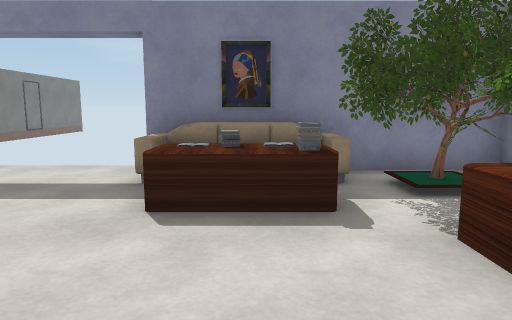
view 1 (above)

16 first-person views from a walk through a 3-D level made in the Unity game engine. The camera is 1.2 m above the floor, tilts 8° down and sees 70° across. The floor is counted in squares, 1 m on a side. Each view is taken from the middle of a square. On the plan, view 1 faces up. The plan holds only what a view shows up to about 15 squares ahead; the rest is blank. The place goes on beyond the plan. Some animated figures are not drawn. Some surface patterns are stand-ins.

view 2
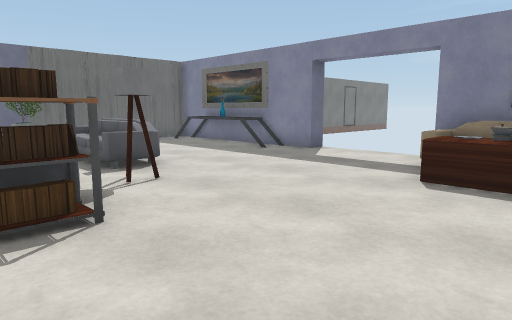

view 3
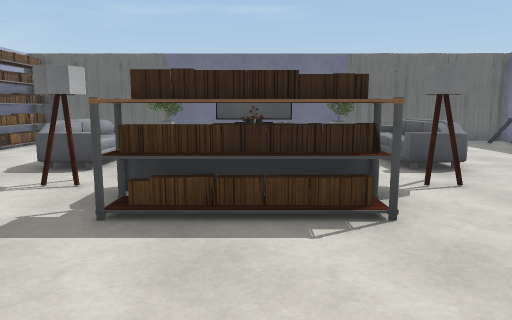

view 4
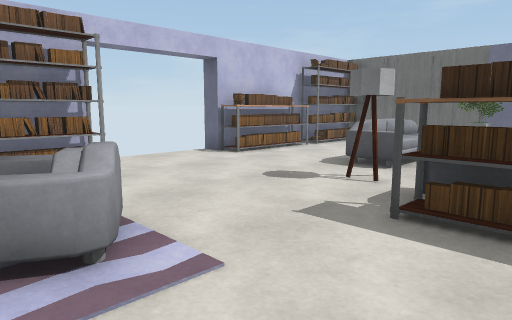

view 5
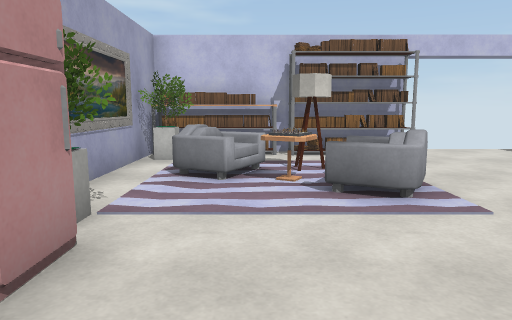

view 6
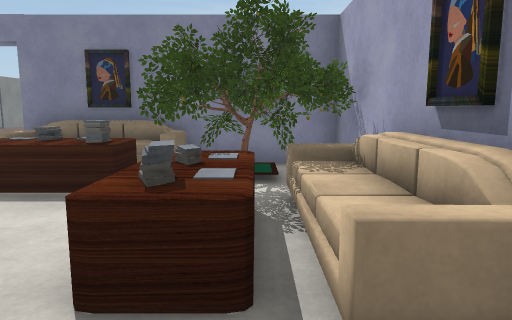

view 7
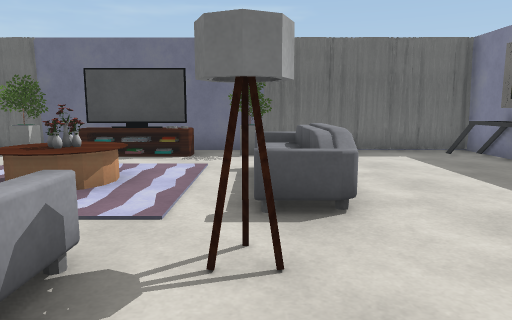

view 8
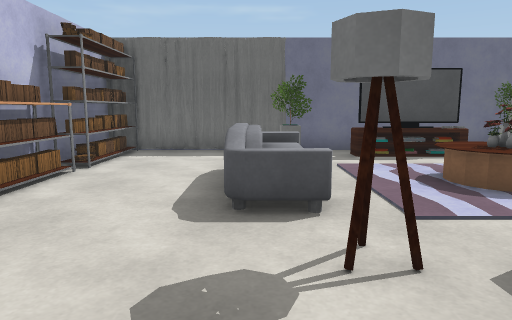

view 9
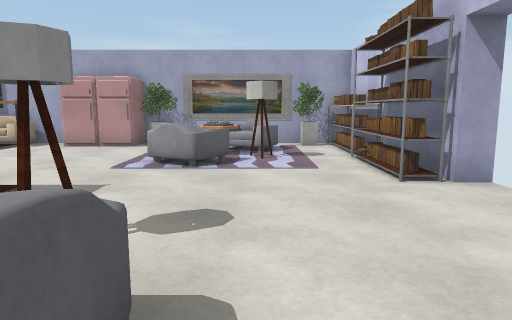

view 10
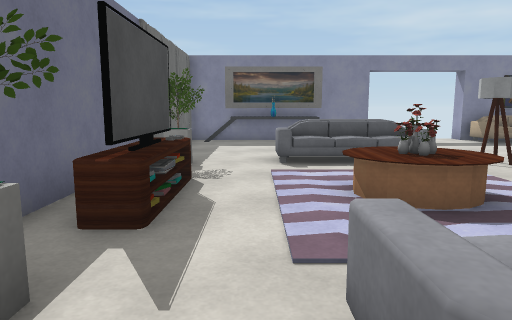

view 11
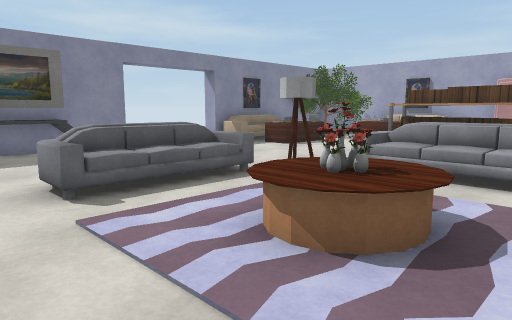

view 12
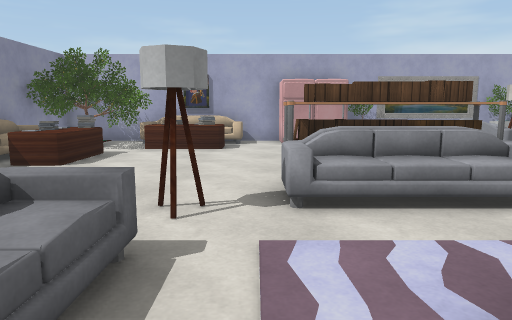

view 13
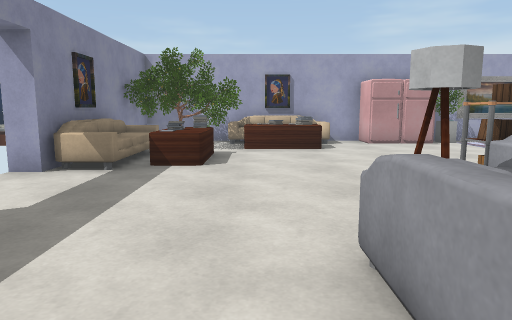

view 14
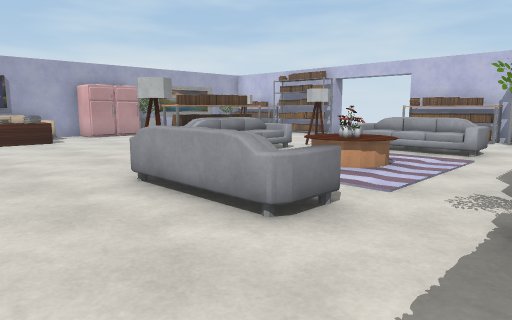

view 15
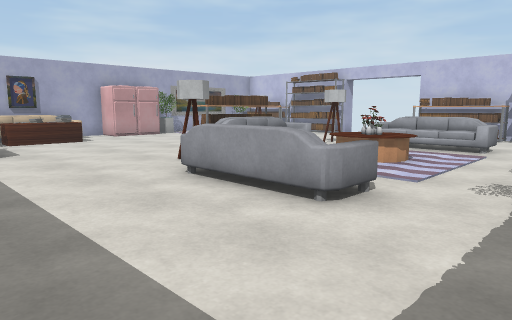

view 16
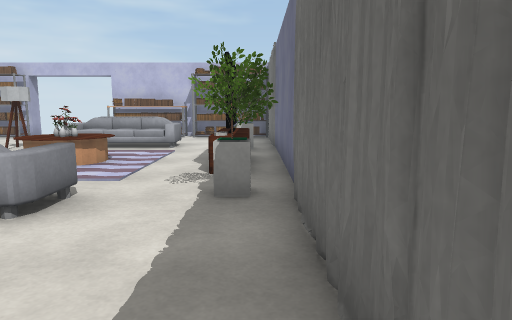

### Floor plan
Key: @ floor where view 1 was taken; # wall or solid block; . floor; / step, stairs or slope; = window, fence, low wall or low ledge; ^ raised ledge; O other object.
Columns run from 13 left of view 1 to 5 right of it. Each row starts with its distance up from view 1.
  8        #   #
  7 ########...#OOO####
  6 #.=^^^.....OOOOOOO#
  5 #...........OOOOOO#
  4 #...........OOOOOO#
  3 #..............OOO#
  2 #...OOOO.......OOO#
  1 #OO.///OO......OOO#
  0 #OO..........@....#
 -1 #OO..OO..OO......O#
 -2 #OO.OOO..OO......O#
 -3 #OO..OO..OO......O#
 -4 #.........O......O#
 -5 #OO....OO....OO  .#
 -6 #.O.OOOO....OOOOO.#
 -7 #.............OOO.#
 -8 #...............OO#
 -9 #................O#
-10 OOOO#OO#...OOO#OOO#
-11        #   #

Where each view was taken, in squares from view 1:
view 1: 0 up, 0 right, facing up
view 2: 2 down, 1 right, facing up-left
view 3: 2 down, 1 right, facing left
view 4: 2 down, 1 right, facing down-left
view 5: 0 up, 2 right, facing down
view 6: 1 down, 3 right, facing up
view 7: 1 up, 2 left, facing left
view 8: 6 down, 2 left, facing left
view 9: 7 down, 8 left, facing right
view 10: 7 down, 10 left, facing up
view 11: 4 down, 11 left, facing up-right
view 12: 0 up, 9 left, facing right
view 13: 3 up, 9 left, facing right
view 14: 5 up, 12 left, facing down-right
view 15: 6 up, 12 left, facing down-right
view 16: 6 up, 12 left, facing down
